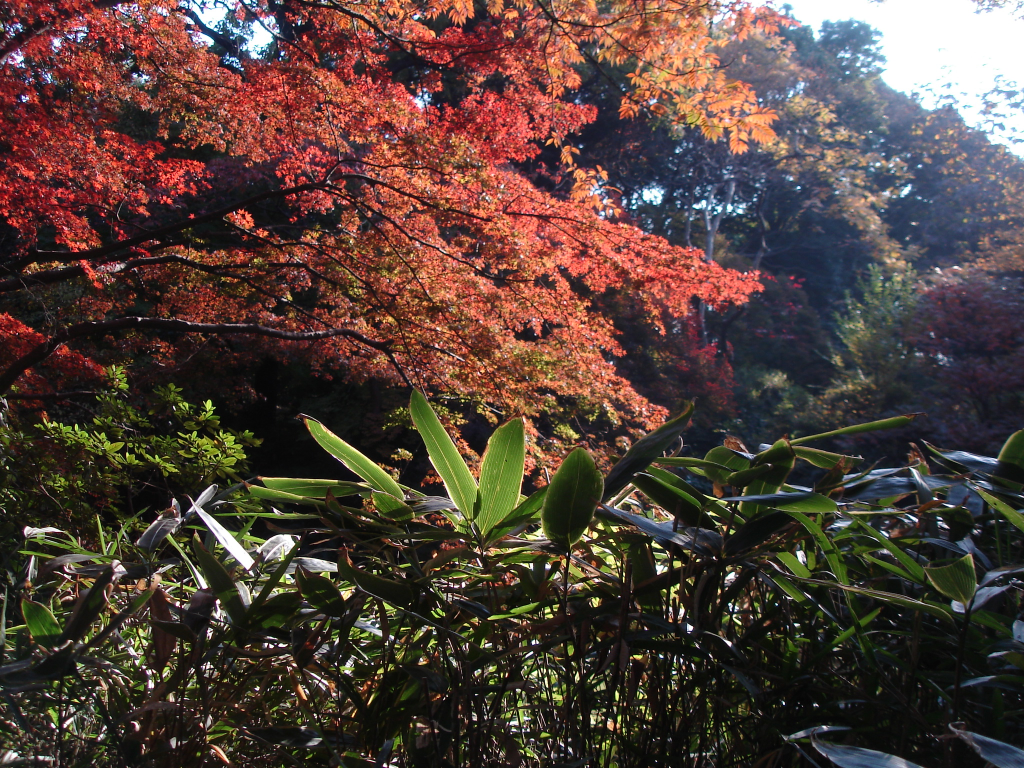
#> input picture teste.JPG, 2048 x 1536 px (shown at 1/2 size)
$ python cv_bloom_lighting_image.py
#> lines starting #> are read from the running program, lines starting #| are printed output that depends on the picture; after the words box and inside, x2 and y2 are one past the last pixel; in counts of white or black regions, pixels touching at a corner belong together
import timeit
import cv2
import numpy as np

IN_IMG = '../teste.JPG'

thresh_value = 245  # threshold to find white
blur_value = 50     # bloom smoothness
gain = 6            # bloom gain in intensity

### A ordem dos canais na imagem colorida é B-G-R!

img = cv2.imread (IN_IMG)
#> img is the input picture: shape (1536, 2048, 3); mean B, G, R 57.9, 64.9, 83.3
if img is None:
    print ('Erro abrindo %s' % IN_IMG)
rows, cols, channels = img.shape
#> rows = 1536; cols = 2048; channels = 3

## Convertendo imagens para o colorspace(canal) hsv (hue, saturation, value) como float
hsv = cv2.cvtColor(img, cv2.COLOR_BGR2HSV).astype(np.float64)
h, s, v = cv2.split(hsv)
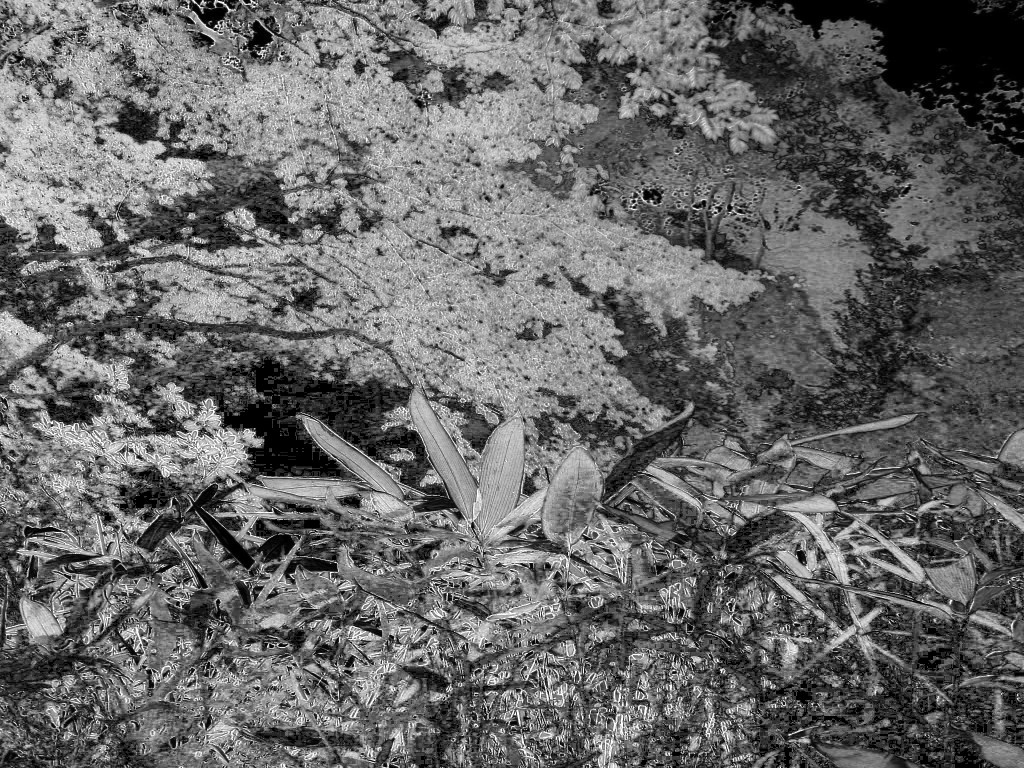
#> s: shape (1536, 2048) float64 (shown at 1/2 size); min 0, max 255, mean 103.3
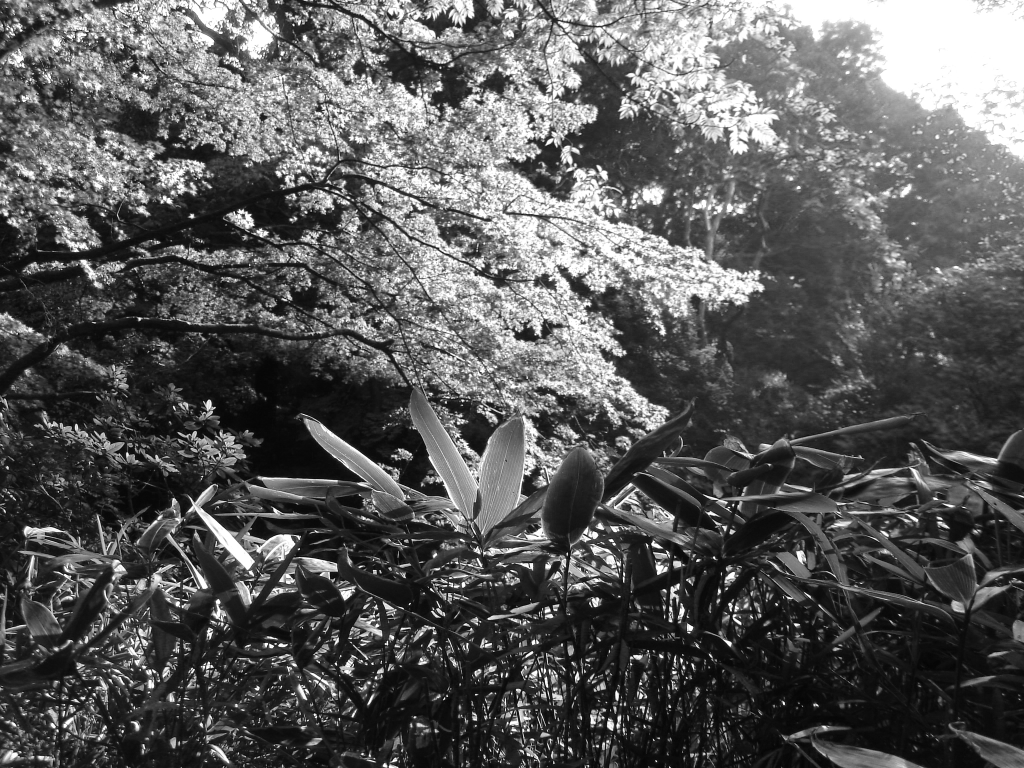
#> v: shape (1536, 2048) float64 (shown at 1/2 size); min 0, max 255, mean 89.9

# O melhor é que tenha baixa saturação e alto brilho (branco)
# Nesse caso, inverte-se a saturação (s) e multiplica pelo brilho (v)
sv = ((255 - s) * v / 255).clip(0, 255).astype(np.uint8)
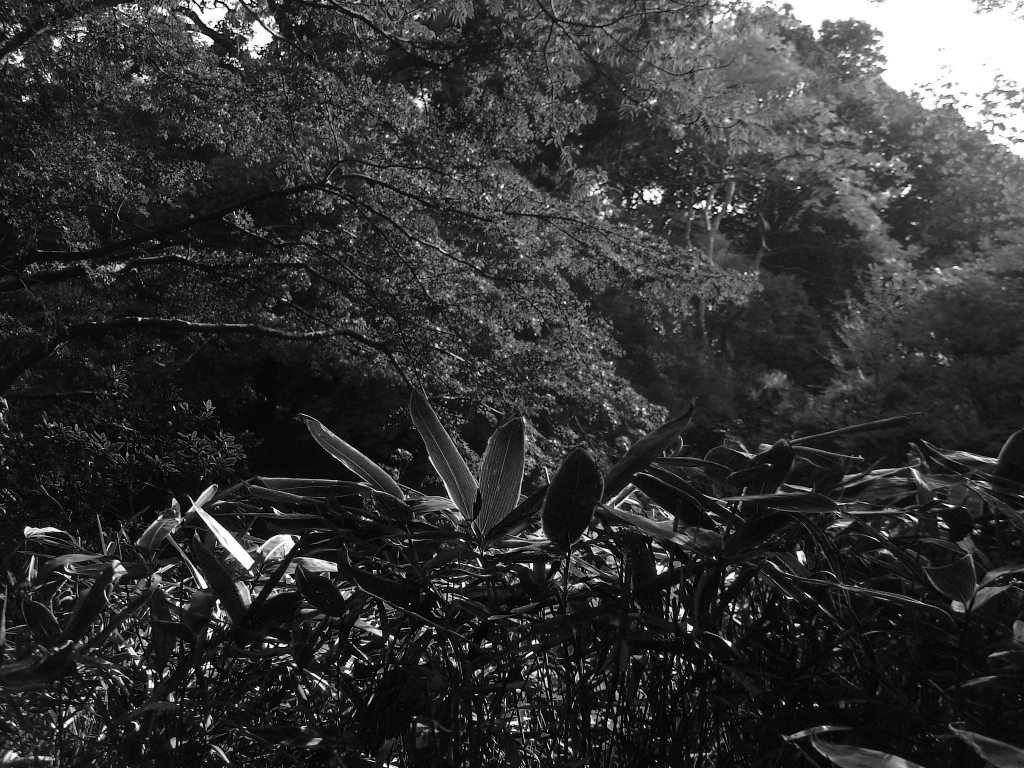
#> sv: shape (1536, 2048) (shown at 1/2 size); min 0, max 255, mean 51.4

# threshold
thresh = cv2.threshold(sv, thresh_value, 255, cv2.THRESH_BINARY)[1]
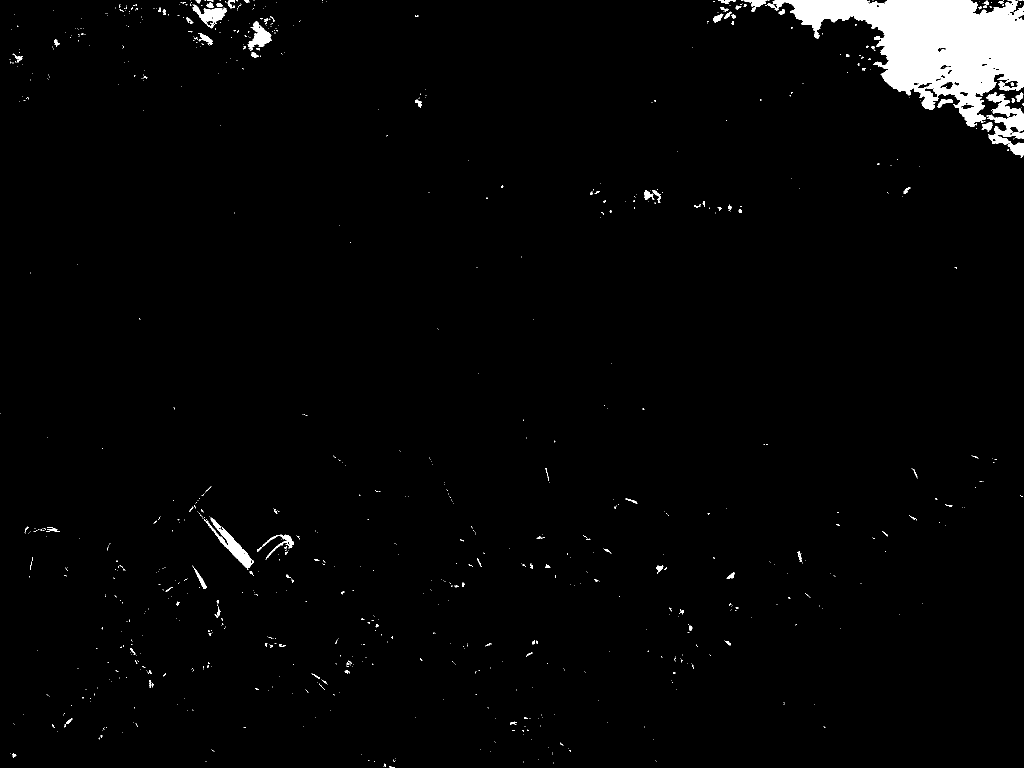
#> thresh: shape (1536, 2048) (shown at 1/2 size); 2.5% white; 921 white regions (814 under 20 px), largest, box (x1, y1, x2, y2) and area: (1535, 0, 2048, 253) 59644, (1972, 184, 2048, 315) 4321, (407, 1035, 508, 1139) 2184

# blur and make 3 channels
blur = cv2.GaussianBlur(thresh, (0,0), sigmaX=blur_value, sigmaY=blur_value)
blur = cv2.cvtColor(blur, cv2.COLOR_GRAY2BGR)
#> blur: shape (1536, 2048, 3)

# Junta o blur e image usando gain no blur
result = cv2.addWeighted(img, 1, blur, gain, 0)

cv2.imshow('Flower Scene', cv2.resize(img, (940, 540)))

cv2.imshow('Flower Scene 2', cv2.resize(thresh, (940, 540)))
cv2.imshow('Flower Scene 3', cv2.resize(blur, (940, 540)))
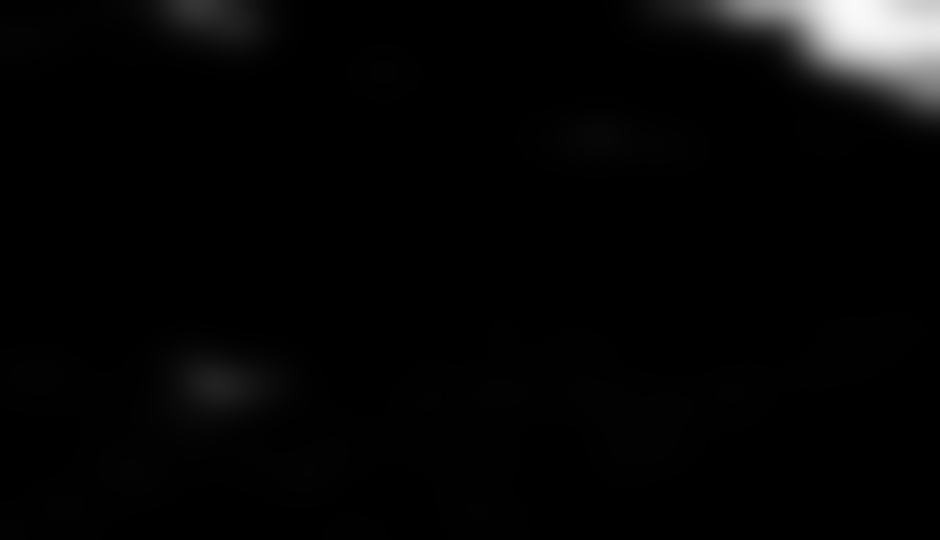
#> window 'Flower Scene 3': shape (540, 940, 3); min 0, max 249, mean 6.3

cv2.imshow('Flower Scene 4', cv2.resize(result, (940, 540)))
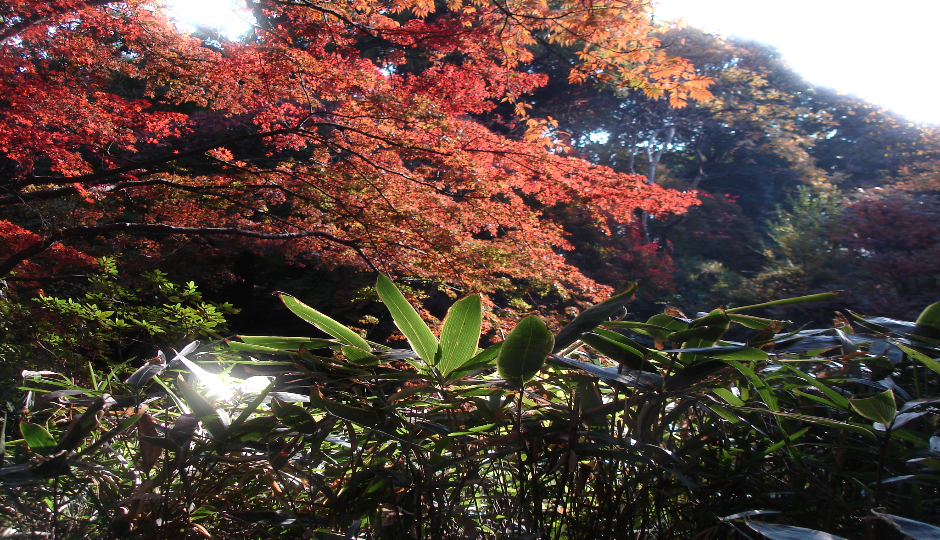
#> window 'Flower Scene 4': shape (540, 940, 3); mean B, G, R 64.4, 71.8, 90.3
cv2.waitKey()
cv2.destroyAllWindows()
